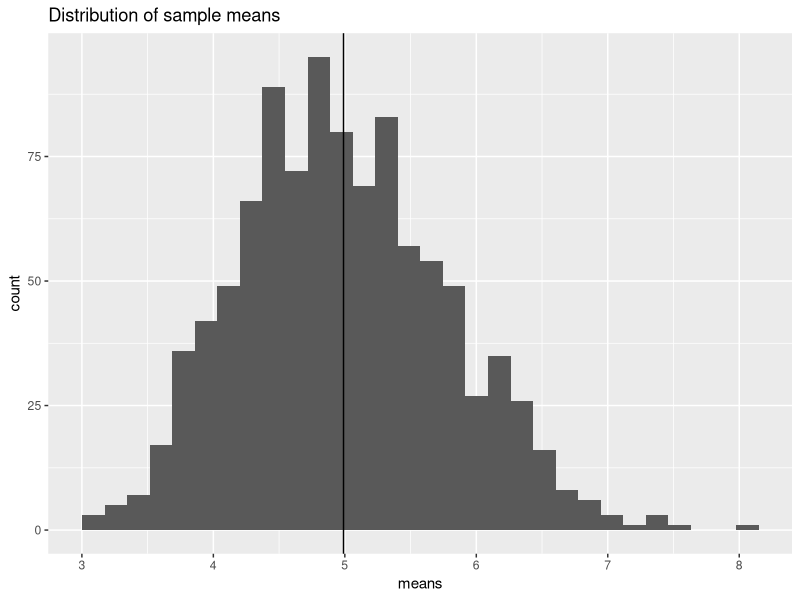
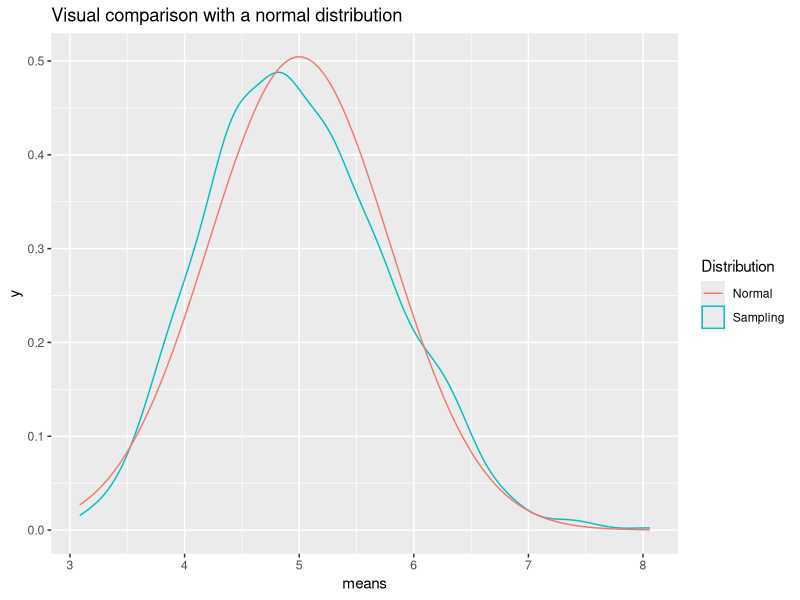
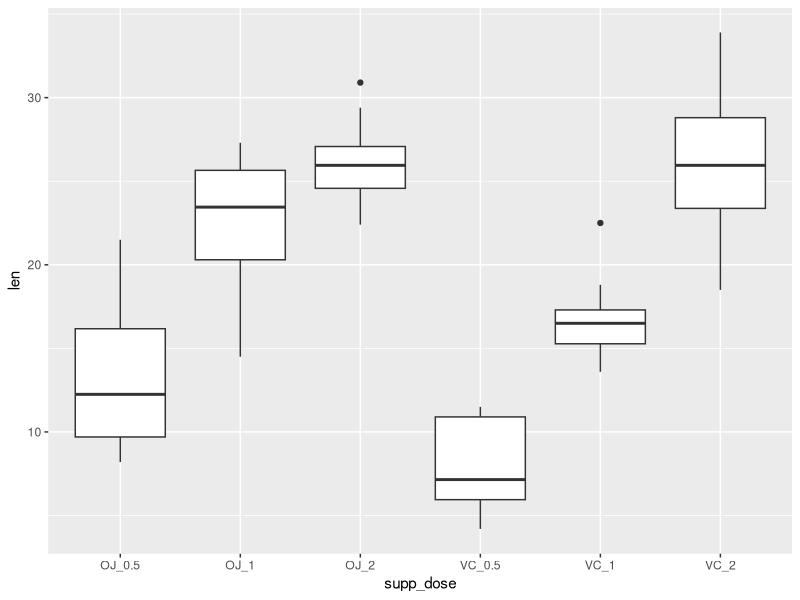

The R source for these figures, in order:
## ---- chunk 1
knitr::opts_chunk$set(echo = TRUE)
## ---- chunk 2
n <- 40
lambda <- 0.2
mu <- 1/lambda
sigma <- 1/lambda

iter <- 1000

set.seed(1)
mc <- matrix(data = rexp(iter*n, lambda), nrow = iter, ncol = n, byrow = FALSE)

mus <- apply(mc, 1, mean)
## ---- chunk 3
library(ggplot2)

ggplot(data.frame(means = mus), aes(means)) +
  geom_histogram() +
  geom_vline(xintercept = mean(mus)) +
  ggtitle("Distribution of sample means")
## ---- chunk 4
ggplot(data.frame(means = mus), aes(means)) +
  geom_density(aes(colour = "Sampling")) +
  stat_function(fun = dnorm, args = list(mean = mu, sd = sigma/sqrt(n)), aes(colour = "Normal")) +
  labs(colour = "Distribution") +
  ggtitle("Visual comparison with a normal distribution")
## ---- chunk 5
shapiro.test(mus)
## ---- chunk 6
library(datasets)
str(ToothGrowth)
summary(ToothGrowth)
## ---- chunk 7
library(tidyr)
ggplot(ToothGrowth %>% unite(supp_dose, supp:dose), aes(y = len)) + 
  geom_boxplot(aes(x = supp_dose))
## ---- chunk 8
tapply(ToothGrowth$len, list(ToothGrowth$supp, ToothGrowth$dose), mean)
tapply(ToothGrowth$len, list(ToothGrowth$supp, ToothGrowth$dose), sd)
## ---- chunk 9
t.test(len ~ supp, ToothGrowth[ToothGrowth$dose == 0.5,])
t.test(len ~ supp, ToothGrowth[ToothGrowth$dose == 1,])
t.test(len ~ supp, ToothGrowth[ToothGrowth$dose == 2,])
